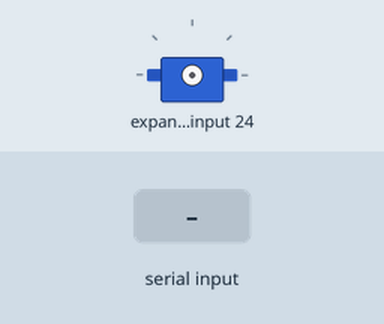
Bench run of a sketch on a simulated Arduino Uno, built with avr-gcc and run on an emulated ATmega328P. Shown: servo. The test bench sets the inputs (shaded band). What the sketch prints to the serial monitor is not drawn.

Above: at 1.2 s.
1.3 s: byte 30 received over Serial
At 1.8 s:
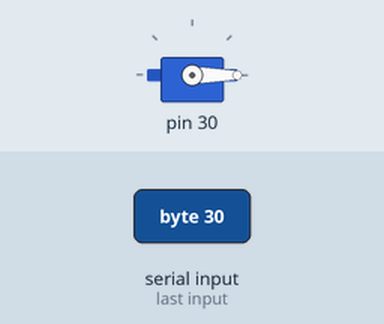
2.8 s: byte 90 received over Serial
5.8 s: byte 120 received over Serial
11.8 s: byte 30 received over Serial
14.8 s: byte 90 received over Serial
20.8 s: byte 120 received over Serial
Timing chart, 0 to 23.8 s (numbered marks = the images above; inputs shaded):
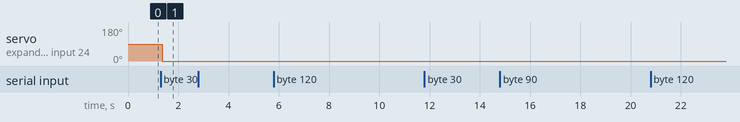

Measured:
- after the input at 1.3 s, servo on expander input 24: 90° → 0° after 0.05 s

The sketch:

servo_pin_finder.ino
```cpp
#include <Servo.h>

Servo base1;
void setup() {
  //pins: 6,7,8,9,10,11
  Serial.begin(9600);
  Serial.println("we are ready go!");
}

void loop() {

  if(Serial.available()>0){
  int x = Serial.read();
  base1.attach(x);
  Serial.print("servo selected: ");
  Serial.print(x);
  Serial.println();

   int y = Serial.read();
   base1.write(y);
   Serial.print("angle set at: ");
   Serial.print(y);
   Serial.println();
  }else{
    Serial.println("waiting for serial...");
    }
}
```
